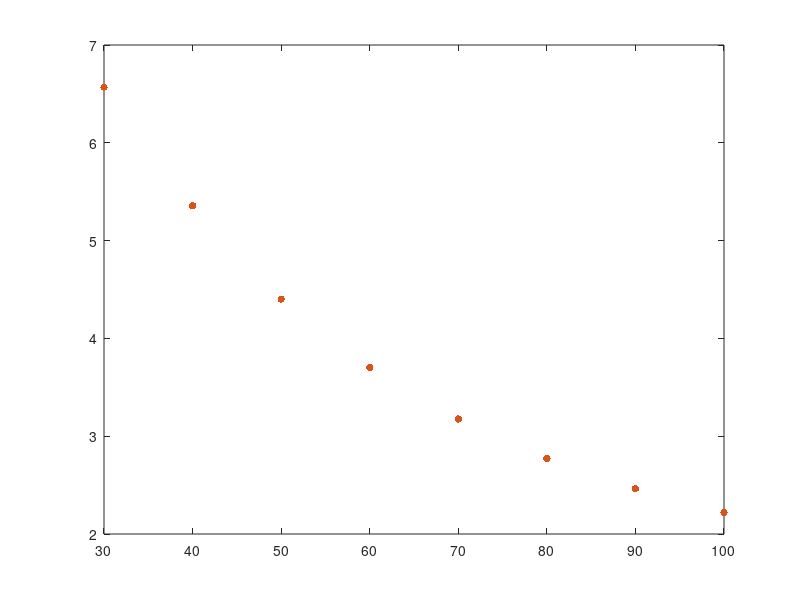

The MATLAB source for this figure: (Note: this script raises an error after producing the figure.)
load("zhao_data.mat")

r = [100 90 80 70 60 50 40 30];
vel = [data(:,1) data(:,3) data(:,5) data(:,7) data(:,9) data(:,11) data(:,13) data(:,15)];
height = [data(:,2) data(:,4) data(:,6) data(:,8) data(:,10) data(:,12) data(:,14) data(:,16)];
av_vel = mean(vel(8:20,:));

plot(r,av_vel,'.','Color', [0.85,0.33,0.10],'MarkerSize',16)
hold on

model = fittype('a*x.^2 + b*x +c','coeff', {'a','b','c'});

opts = fitoptions( 'Method', 'NonlinearLeastSquares' );
opts.Display = 'Off';
opts.MaxIter = 4000;
opts.StartPoint = [1,1,1];


[fitresult, gof] = fit(r', av_vel', model, opts);

model2 = fittype('d*x','coeff', {'d'});

opts2 = fitoptions( 'Method', 'NonlinearLeastSquares' );
opts2.Display = 'Off';
opts2.MaxIter = 4000;
opts2.StartPoint = [1];

[fitresult2, gof2] = fit(r', av_vel', model2, opts2);

x = linspace(0,100,101);

fit = fitresult(x);

plot(x,fit,'Color', [0.00,0.45,0.74])
plot(x,fit2)


xlabel('Radius $[m]$')
ylabel('Tangential Velocity $[ms^{-1}]$')
legend('Data', 'Fit $y = 0.0007982x^2 -0.1637x +10.68$');